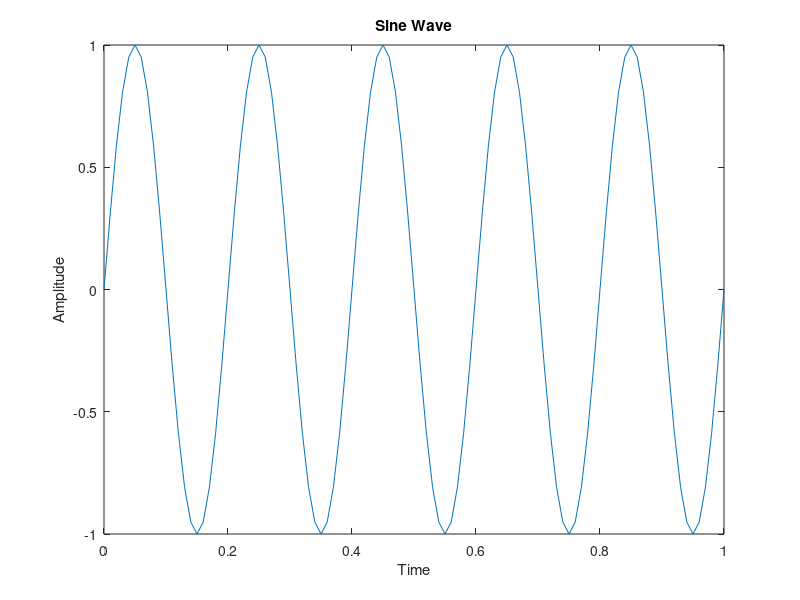

Write MATLAB code to recreate this figure.
a=1;
f=5;
fs=100; %sampling
t=0:1/fs:1;
x=a*sin(2*pi*f*t);
plot(t,x);
title("Sine Wave");
xlabel("Time");
ylabel("Amplitude");
